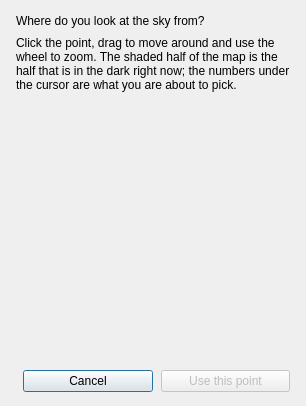
<?xml version="1.0" encoding="UTF-8"?>
<!--
  Interfaz 1.5: the site picker as a dialog.

  Settings is already a dense page, so the map is not embedded there: the
  Observatory group offers a button that opens this window, and the chosen
  point is copied back into the latitude and longitude fields. The map
  itself is gui/widgets/site_map.py, the same widget the Welcome step uses,
  so the two can never drift.

  The structure, texts and tooltips live here (ADR-005); mapHost is a
  placeholder for the custom widget (placeholder QWidget + drop_in).
-->
<ui version="4.0">
 <class>SiteMapDialog</class>
 <widget class="QDialog" name="SiteMapDialog">
  <!-- No windowTitle and no minimumSize here on purpose: adopt_ui()
       transplants ONLY the layout, so anything declared on the root is
       silently dropped (it stays on the hidden husk). Both are set in
       gui/site_map_dialog.py, like every other dialog of the app. -->
  <layout class="QVBoxLayout" name="mapDialogLayout">
   <property name="leftMargin"><number>16</number></property>
   <property name="topMargin"><number>14</number></property>
   <property name="rightMargin"><number>16</number></property>
   <property name="bottomMargin"><number>14</number></property>
   <property name="spacing"><number>8</number></property>
   <item>
    <widget class="QLabel" name="lbl_map_title">
     <property name="text"><string>Where do you look at the sky from?</string></property>
    </widget>
   </item>
   <item>
    <widget class="QLabel" name="lbl_map_sub">
     <property name="text"><string>Click the point, drag to move around and use the wheel to zoom. The shaded half of the map is the half that is in the dark right now; the numbers under the cursor are what you are about to pick.</string></property>
     <property name="wordWrap"><bool>true</bool></property>
    </widget>
   </item>
   <item>
    <widget class="QWidget" name="mapHost">
     <property name="minimumSize"><size><width>0</width><height>240</height></size></property>
     <property name="sizePolicy">
      <sizepolicy hsizetype="Expanding" vsizetype="Expanding">
       <horstretch>0</horstretch><verstretch>1</verstretch>
      </sizepolicy>
     </property>
    </widget>
   </item>
   <item>
    <widget class="QLabel" name="lbl_map_pick">
     <property name="text"><string/></property>
    </widget>
   </item>
   <item>
    <layout class="QHBoxLayout" name="mapDialogActions">
     <item>
      <spacer name="mapDialogSpacer">
       <property name="orientation"><enum>Qt::Horizontal</enum></property>
      </spacer>
     </item>
     <item>
      <widget class="QPushButton" name="btn_map_cancel">
       <property name="text"><string>Cancel</string></property>
      </widget>
     </item>
     <item>
      <widget class="QPushButton" name="btn_map_use">
       <property name="text"><string>Use this point</string></property>
       <property name="toolTip"><string>Copy these coordinates into the site fields</string></property>
       <property name="enabled"><bool>false</bool></property>
      </widget>
     </item>
    </layout>
   </item>
  </layout>
 </widget>
 <resources/>
 <connections/>
</ui>
